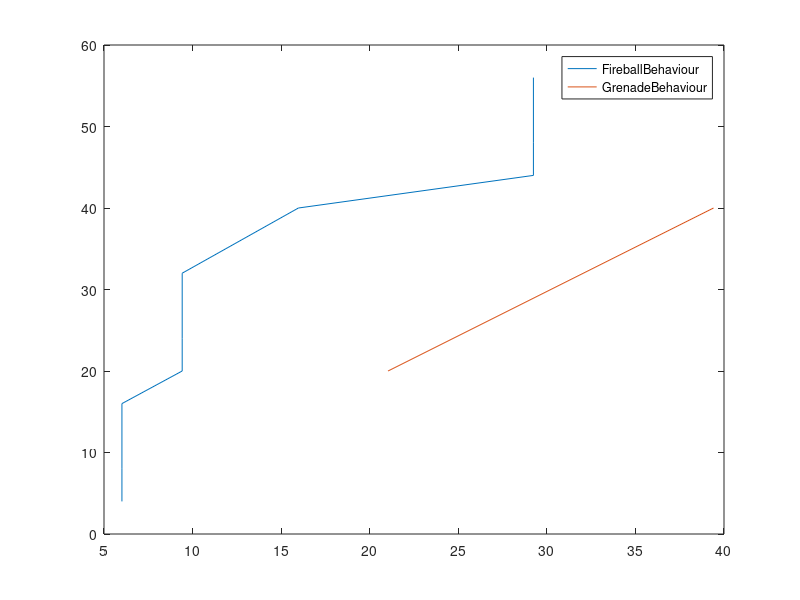

This figure's MATLAB source:
plot([6.012, 6.012, 6.012, 9.414, 9.414, 9.414, 15.975, 29.241, 29.241, 29.241], [4, 8, 16, 20, 24, 32, 40, 44, 48, 56], [21.03545, 39.40911], [20, 40])
legend('FireballBehaviour' , 'GrenadeBehaviour' )
